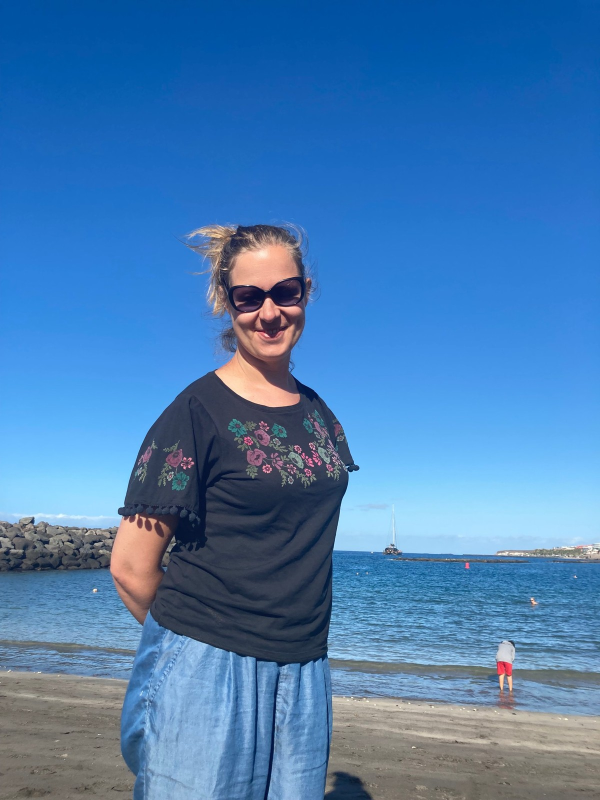
#> input picture fotos_maria/01_plaza_tenerife_gafas_cielo_azul.jpg, 1200 x 1600 px (shown at 1/2 size)
$ python -i base.py   (imports and definitions only)
#> lines starting #> are read from the running program, lines starting #| are printed output that depends on the picture
import sys, math, subprocess, os
import numpy as np
from PIL import Image, ImageDraw, ImageFont, ImageFilter

W, H, FPS = 1080, 1920, 30
import os as _os
F = _os.path.join(_os.path.dirname(_os.path.abspath(__file__)), "fonts") + "/"
LAV, LAVD, INK, GREEN, BG = (150, 120, 156), (129, 89, 131), (30, 52, 59), (0, 84, 71), (247, 242, 248)
WHITE = (255, 255, 255)


# [5 lines left out: function font, not called in this run]


XB, B, M, CV = "Poppins-ExtraBold.ttf", "Poppins-Bold.ttf", "Poppins-Medium.ttf", "Caveat[wght].ttf"


# [36 lines left out: functions text_sprite, card_sprite, paste, not called in this run]


def ease(x):
    x = max(0.0, min(1.0, x))
    return 1 - (1 - x) ** 3


def ramp(t, t0, dur):
    return ease((t - t0) / dur)


# ---------- background (slow drifting lavender light) ----------
def make_bg():
    bw, bh = W + 240, H + 240
    im = Image.new("RGB", (bw, bh), BG)
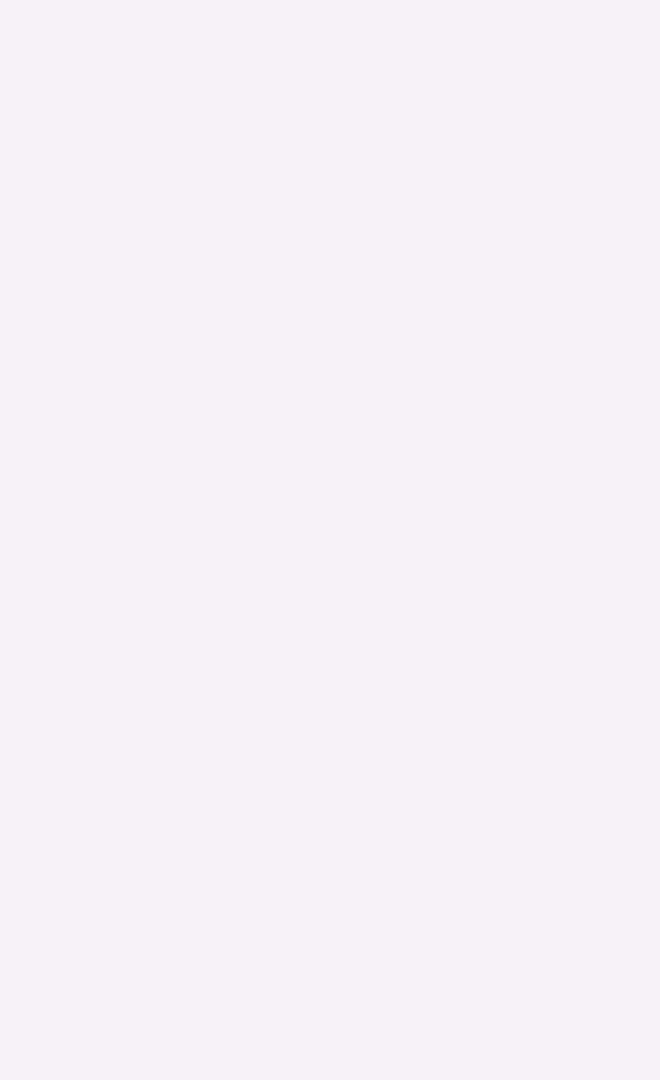
#> im: PIL image 1320x2160 RGB (shown at 1/2 size); mean R, G, B 247, 242, 248
    d = ImageDraw.Draw(im)
    for (x, y, r, c) in [(180, 320, 520, (232, 220, 236)), (1150, 900, 600, (238, 228, 242)),
                         (300, 1900, 640, (228, 214, 233)), (1100, 2050, 380, (243, 236, 226))]:
        d.ellipse((x - r, y - r, x + r, y + r), fill=c)
    return im.filter(ImageFilter.GaussianBlur(170))
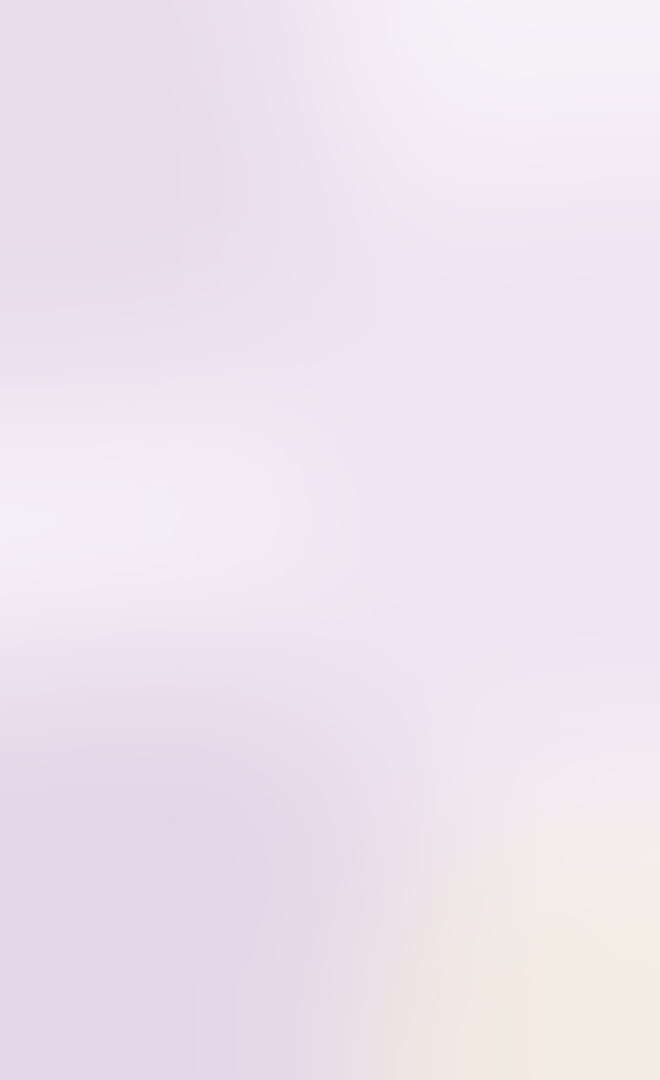
#> returned value: PIL image 1320x2160 RGB (shown at 1/2 size); mean R, G, B 237, 227.1, 238.7


BGIM = make_bg()


# [17 lines left out: functions bg, dots, not called in this run]


# ---------- scenes ----------
SYM = [
    ("„Skąd to się wzięło?”", ["Lęk,", "którego wcześniej", "nie było"], None),
    ("„Znowu 3:00…”", ["Pobudka w nocy", "i gonitwa myśli"], None),
    ("„Po co ja tu weszłam?”", ["Mgła mózgowa:", "pamięć i skupienie"], None),
    ("„Wszystko mnie drażni.”", ["Drażliwość", "bez wyraźnego", "powodu"], None),
    ("„Serce mi wali.”", ["Kołatanie serca"], "Zawsze sprawdź to u lekarza."),
]

SPR = {}


# [56 lines left out: functions prep, sc_hook, not called in this run]


def sc_sym(i):
    # [16 lines left out: function f, not called in this run]
    return f


# [20 lines left out: functions sc_nw, sc_end, not called in this run]


SCENES = [("hook", sc_hook, 3.6)] + [(f"s{i+1}", sc_sym(i), 3.4) for i in range(5)] + \
         [("nw", sc_nw, 3.8), ("end", sc_end, 4.8)]


# [52 lines left out: functions starts, render_scene, music, not called in this run]


# [12 lines not run here, left out]

>>> import cv2
>>> picture = cv2.imread('../fotos_maria/01_plaza_tenerife_gafas_cielo_azul.jpg', cv2.IMREAD_GRAYSCALE)
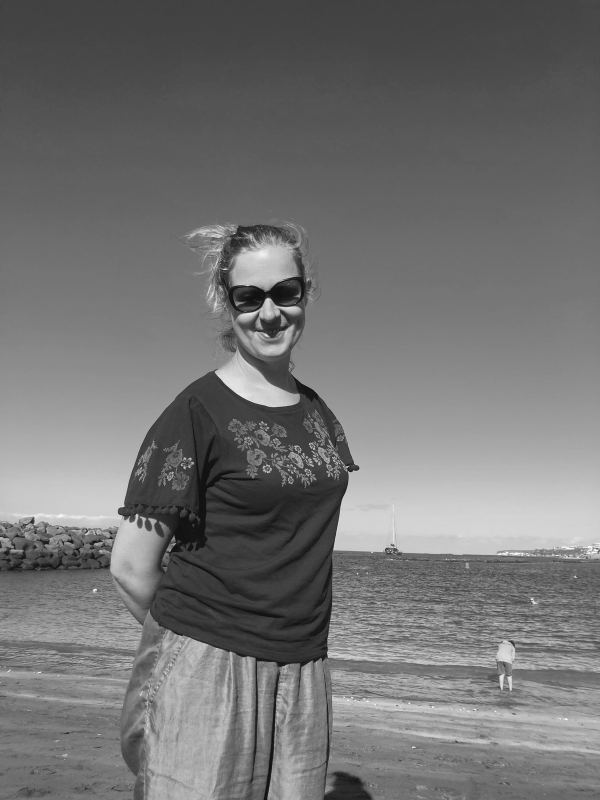
#> picture: shape (1600, 1200) (shown at 1/2 size); min 0, max 255, mean 114.8
>>> result = sc_sym(picture)

$ run again, on fotos_maria/02_playa_baltyk_selfie_atardecer.jpg
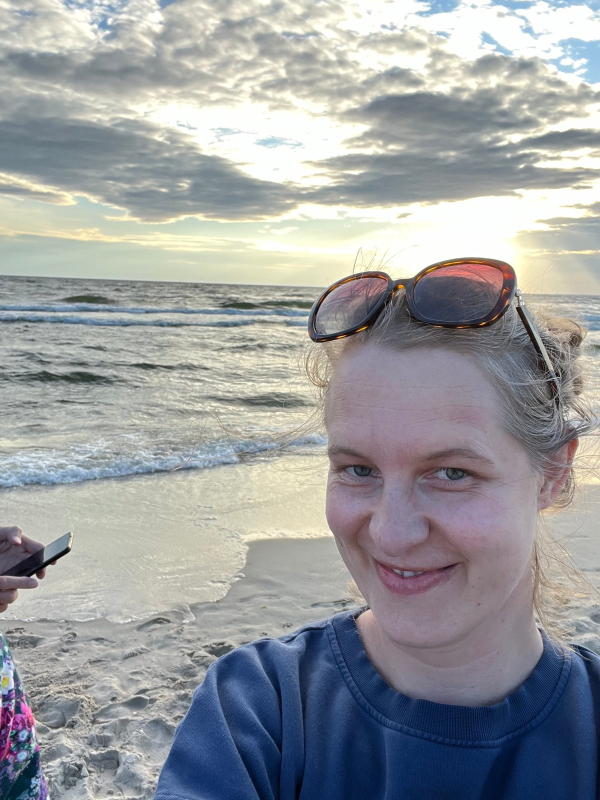
#> input picture fotos_maria/02_playa_baltyk_selfie_atardecer.jpg, 1200 x 1600 px (shown at 1/2 size)
#> `picture = cv2.imread('../fotos_maria/01_plaza_tenerife_gafas_cielo_azu..`:
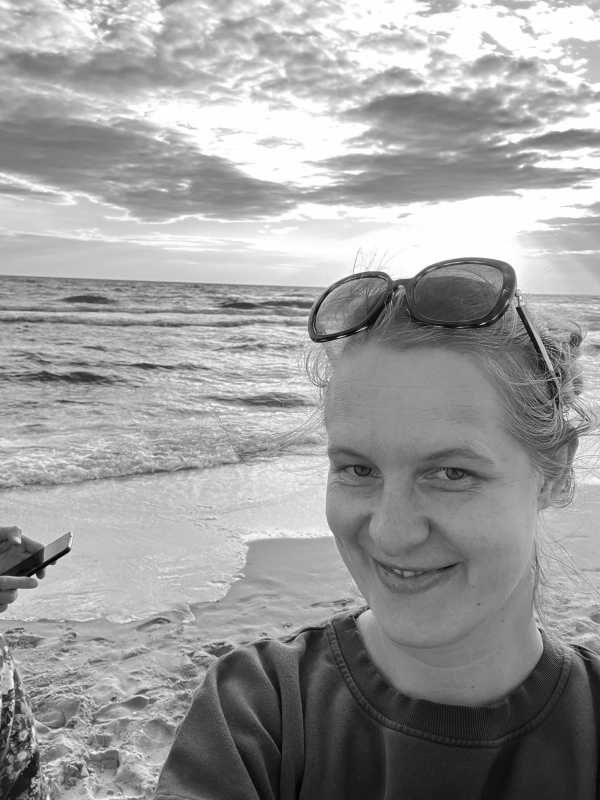
#> picture: shape (1600, 1200) (shown at 1/2 size); min 0, max 255, mean 157

$ run again, on fotos_maria/03_fondo_verde_azulado_cardigan.jpg
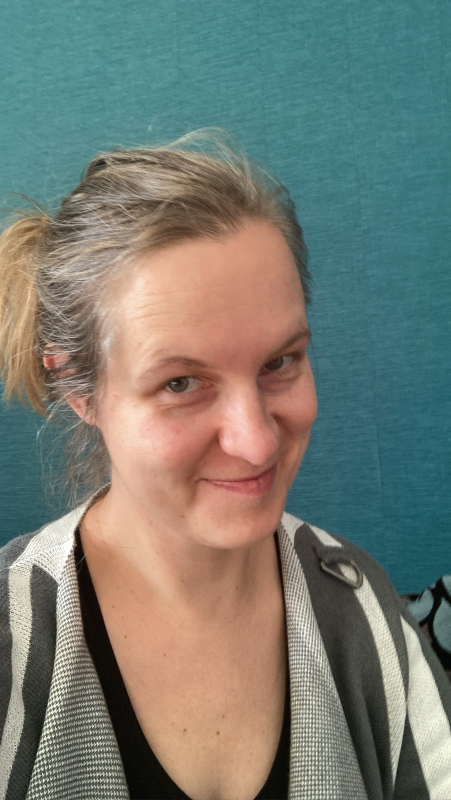
#> input picture fotos_maria/03_fondo_verde_azulado_cardigan.jpg, 901 x 1600 px (shown at 1/2 size)
#> `picture = cv2.imread('../fotos_maria/01_plaza_tenerife_gafas_cielo_azu..`:
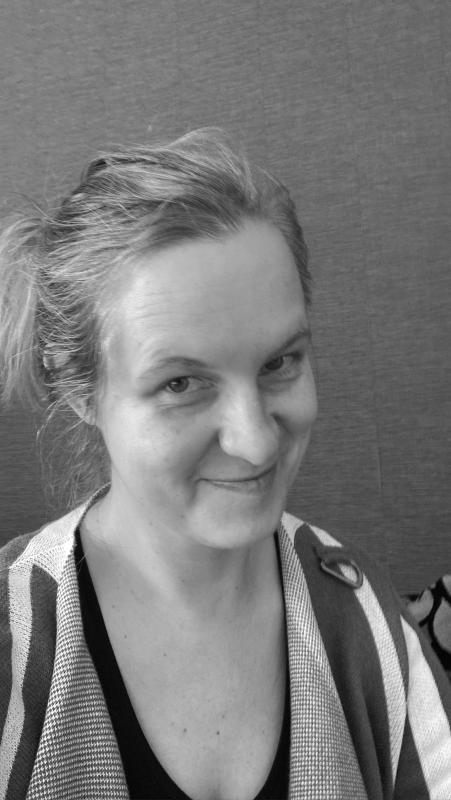
#> picture: shape (1600, 901) (shown at 1/2 size); min 0, max 255, mean 121.6

$ run again, on fotos_maria/04_blusa_morada_fondo_crema.jpg
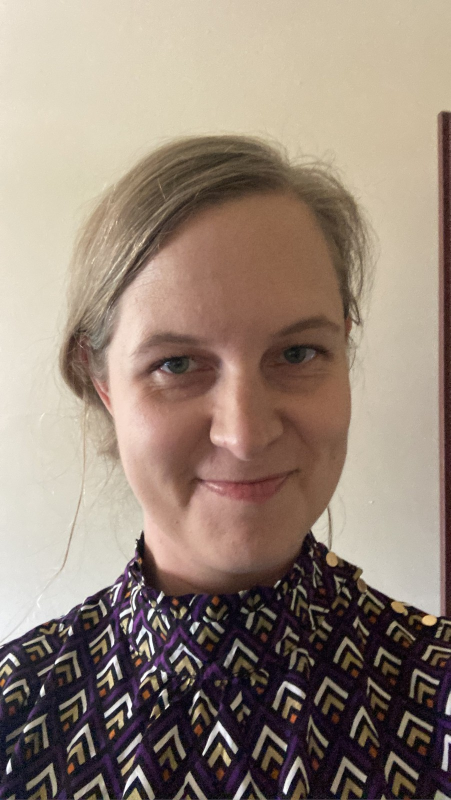
#> input picture fotos_maria/04_blusa_morada_fondo_crema.jpg, 901 x 1600 px (shown at 1/2 size)
#> `picture = cv2.imread('../fotos_maria/01_plaza_tenerife_gafas_cielo_azu..`:
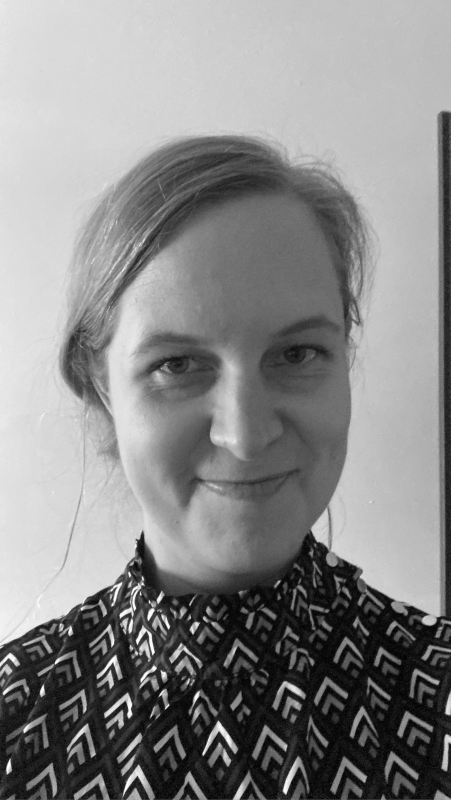
#> picture: shape (1600, 901) (shown at 1/2 size); min 0, max 255, mean 136.9
